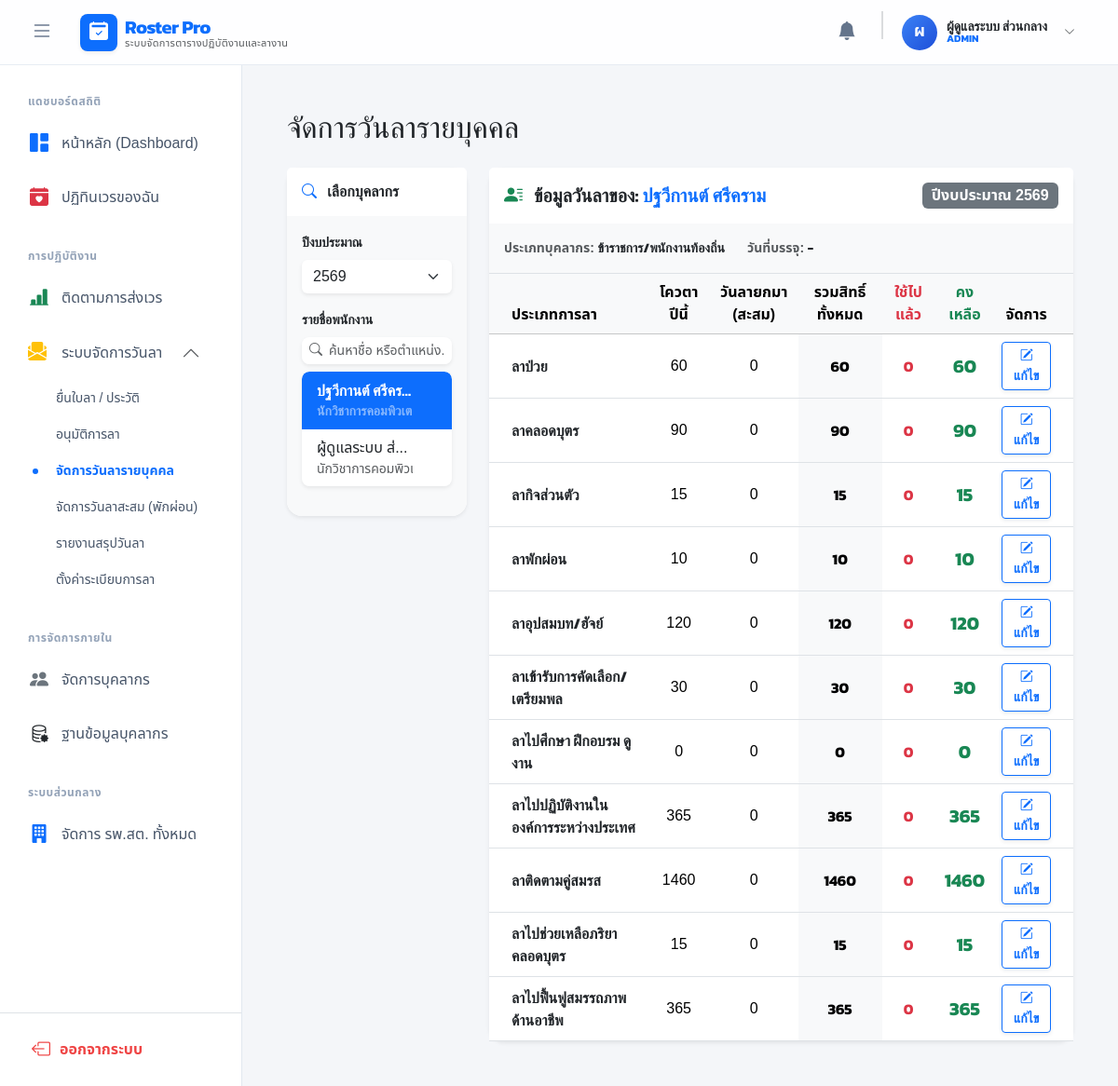
Page /index.php?c=leave&a=manage (signed in) on the committed database.
### tables this page shows
CREATE TABLE `users` (
  `id` int(11) NOT NULL,
  `hospital_id` int(11) DEFAULT NULL COMMENT 'รหัสหน่วยบริการ (NULL = แอดมินส่วนกลาง)',
  `name` varchar(100) NOT NULL,
  `phone` varchar(50) DEFAULT NULL,
  `username` varchar(50) NOT NULL,
  `password` varchar(255) NOT NULL,
  `role` enum('SUPERADMIN','ADMIN','DIRECTOR','SCHEDULER','STAFF','HR') NOT NULL DEFAULT 'STAFF',
  `is_active` tinyint(1) NOT NULL DEFAULT 1 COMMENT '1=Active, 0=Suspended',
  `position` varchar(100) DEFAULT NULL COMMENT 'ตำแหน่งการปฏิบัติงาน',
  `employee_type` enum('ข้าราชการ/พนักงานท้องถิ่น','พนักงานจ้างตามภารกิจ','พนักงานจ้างทั่วไป') NOT NULL DEFAULT 'ข้าราชการ/พนักงานท้องถิ่น',
  `start_date` date DEFAULT NULL COMMENT 'วันที่บรรจุ/เริ่มงาน',
  `type` varchar(100) DEFAULT NULL COMMENT 'วิชาชีพ/ตำแหน่ง',
  `position_number` varchar(50) DEFAULT NULL,
  `color_theme` varchar(20) DEFAULT 'primary',
  `sort_order` int(11) DEFAULT 0,
  `created_at` datetime DEFAULT current_timestamp(),
  `display_order` int(11) NOT NULL DEFAULT 0,
  `id_card` varchar(13) DEFAULT NULL,
  `pay_rate_id` int(11) DEFAULT NULL,
  `deleted_at` datetime DEFAULT NULL COMMENT 'เวลาที่ถูกลบ (Soft Delete)'
);

CREATE TABLE `leave_balances` (
  `id` int(11) NOT NULL,
  `user_id` int(11) NOT NULL COMMENT 'รหัสพนักงาน',
  `budget_year` int(4) NOT NULL COMMENT 'ปีงบประมาณ (เช่น 2024, 2025)',
  `leave_type_id` int(11) NOT NULL COMMENT 'อ้างอิง ID จากตาราง leave_quotas',
  `quota_days` int(11) NOT NULL COMMENT 'โควตาฐานของปีนี้ (เช่น 10 วัน)',
  `carried_over_days` int(11) NOT NULL DEFAULT 0 COMMENT 'วันลายกยอดมาจากปีก่อน (สะสม)',
  `used_days` decimal(4,1) NOT NULL DEFAULT 0.0 COMMENT 'จำนวนวันที่ใช้ไปแล้วในปีนี้',
  `updated_at` timestamp NOT NULL DEFAULT current_timestamp() ON UPDATE current_timestamp()
);

CREATE TABLE `leave_quotas` (
  `id` int(11) NOT NULL,
  `leave_type` varchar(100) NOT NULL,
  `max_days` decimal(5,1) NOT NULL DEFAULT 0.0,
  `calculation_type` enum('WORKING_DAYS','CALENDAR_DAYS') NOT NULL DEFAULT 'WORKING_DAYS' COMMENT 'นับวันทำการ หรือ นับรวมวันหยุด',
  `description` varchar(255) DEFAULT NULL
);

### models/UserModel.php (called while the page is built, shortened)
<?php
class UserModel {
    private $conn;
    private $table_name = "users";
    public function __construct($db) {
        $this->conn = $db;
        $this->conn->setAttribute(PDO::ATTR_ERRMODE, PDO::ERRMODE_EXCEPTION);
        $this->checkAndCreateColumns();
    }
    private function checkAndCreateColumns() {
        try {
            $stmt = $this->conn->query("SHOW COLUMNS FROM " . $this->table_name);
            $existing_columns = $stmt->fetchAll(PDO::FETCH_COLUMN);
            $required_columns = [
                'phone' => 'VARCHAR(20) NULL',
                'type' => 'VARCHAR(100) NULL',
                'color_theme' => "VARCHAR(20) DEFAULT 'primary'",
                'employee_type' => "VARCHAR(100) DEFAULT 'ข้าราชการ/พนักงานท้องถิ่น'",
                'start_date' => 'DATE NULL',
                'sort_order' => 'INT DEFAULT 0',
                'id_card' => 'VARCHAR(13) NULL',
                'position_number' => 'VARCHAR(50) NULL',
                'pay_rate_id' => 'INT NULL',
                'is_active' => "TINYINT(1) NOT NULL DEFAULT 1 COMMENT '1=Active, 0=Suspended'",
                'display_order' => "INT(11) DEFAULT 0",
                'deleted_at' => "DATETIME NULL DEFAULT NULL COMMENT 'เวลาที่ถูกลบ (Soft Delete)'"
            ];
        } catch (PDOException $e) {
            error_log("User Auto-migration failed: " . $e->getMessage());
        }
    }
    public function getUserById($id) {
        $query = "SELECT * FROM " . $this->table_name . " WHERE id = :id AND deleted_at IS NULL LIMIT 1";
        $stmt = $this->conn->prepare($query);
        $stmt->bindParam(':id', $id);
        $stmt->execute();
        return $stmt->fetch(PDO::FETCH_ASSOC);
    }
    public function getAllUsers() {
        $query = "SELECT u.*, h.name as hospital_name, p.name as pay_rate_name
                  FROM " . $this->table_name . " u
                  LEFT JOIN hospitals h ON u.hospital_id = h.id
                  LEFT JOIN pay_rates p ON u.pay_rate_id = p.id
                  WHERE u.deleted_at IS NULL
                  ORDER BY u.hospital_id ASC, u.display_order ASC";
        $stmt = $this->conn->prepare($query);
        $stmt->execute();
        return $stmt->fetchAll(PDO::FETCH_ASSOC);
    }
    public function getAllStaff($hospital_id = null) {
        if ($hospital_id) {
            return $this->getUsersByHospital($hospital_id);
        } else {
            return $this->getAllUsers();
        }
    }
}
?>

### views/leave/manage.php (the view, shortened to what this page needs)
<div class="container-fluid px-4">
    <h2 class="mt-4 mb-4">จัดการวันลารายบุคคล</h2>
    <div class="row">
        <div class="col-lg-3 mb-4">
            <div class="card shadow-sm border-0 rounded-4">
                <div class="card-header bg-white py-3 border-bottom-0">
                    <h6 class="mb-0 fw-bold"><i class="bi bi-search text-primary me-2"></i> เลือกบุคลากร</h6>
                </div>
                <div class="card-body bg-light rounded-bottom-4 p-2">
                    <form action="index.php" method="GET" class="mb-3 p-2">
                        <label class="form-label fw-bold" style="font-size: 14px;">ปีงบประมาณ</label>
                        <select name="year" class="form-select mb-3 shadow-sm border-0" onchange="this.form.submit()">
                            <?php
                                $current_y = (int)date('Y') + ((int)date('m') >= 10 ? 1 : 0);
                                for ($y = $current_y - 2; $y <= $current_y + 1; $y++) {
                                    $selected = ($y == $budget_year) ? 'selected' : '';
                                    echo "<option value=\"$y\" $selected>" . ($y + 543) . "</option>";
                                }
                            ?>
                        </select>
                        <label class="form-label fw-bold" style="font-size: 14px;">รายชื่อพนักงาน</label>
                        <div class="input-group input-group-sm mb-2 shadow-sm border-0 rounded-3 overflow-hidden">
                            <span class="input-group-text bg-white border-0 text-muted"><i class="bi bi-search"></i></span>
                            <input type="text" id="staffSearchManage" class="form-control border-0 ps-0" placeholder="ค้นหาชื่อ หรือตำแหน่ง...">
                        </div>
                        <div class="list-group list-group-flush shadow-sm rounded-3" id="staffListManage" style="max-height: 500px; overflow-y: auto;">
                            <?php foreach($staffs as $st): ?>
                                <button type="submit" name="user_id" value="<?= $st['id'] ?>" class="list-group-item list-group-item-action staff-item-manage <?= ($target_user_id == $st['id']) ? 'active fw-bold' : '' ?>">
                                    <div class="d-flex w-100 justify-content-between align-items-center">
                                        <div class="text-truncate staff-name-manage" style="max-width: 80%;">
                                            <?= htmlspecialchars($st['name']) ?>
                                            <div class="small staff-type-manage <?= ($target_user_id == $st['id']) ? 'text-white-50' : 'text-muted' ?>"><?= htmlspecialchars($st['type']) ?></div>
                                        </div>
                                    </div>
                                </button>
                            <?php endforeach; ?>
                        </div>
                    </form>
                </div>
            </div>
        </div>
        <div class="col-lg-9 mb-4">
            <?php if ($target_user): ?>
            <div class="card shadow-sm border-0 rounded-4">
                <div class="card-header bg-white py-3 border-bottom-0 d-flex justify-content-between align-items-center">
                    <h5 class="mb-0 fw-bold"><i class="bi bi-person-lines-fill text-success me-2"></i> ข้อมูลวันลาของ: <span class="text-primary"><?= htmlspecialchars($target_user['name']) ?></span></h5>
                    <span class="badge bg-secondary fs-6">ปีงบประมาณ <?= $budget_year + 543 ?></span>
                </div>
                <div class="card-body p-0">
                    <div class="bg-light p-3 border-bottom d-flex gap-4" style="font-size: 14px;">
                        <div><strong class="text-muted">ประเภทบุคลากร:</strong> <span class="fw-bold text-dark"><?= htmlspecialchars($target_user['employee_type'] ?? '-') ?></span></div>
                        <div><strong class="text-muted">วันที่บรรจุ:</strong> <span class="fw-bold text-dark"><?= !empty($target_user['start_date']) ? date('d/m/', strtotime($target_user['start_date'])).(date('Y', strtotime($target_user['start_date']))+543) : '-' ?></span></div>
                    </div>
                    <div class="table-responsive">
                        <table class="table table-hover align-middle mb-0 text-center">
                            <thead class="table-light text-muted">
                                <tr>
                                    <th class="text-start ps-4">ประเภทการลา</th>
                                    <th>โควตาปีนี้</th>
                                    <th>วันลายกมา (สะสม)</th>
                                    <th>รวมสิทธิ์ทั้งหมด</th>
                                    <th class="text-danger">ใช้ไปแล้ว</th>
                                    <th class="text-success">คงเหลือ</th>
                                    <th class="pe-4">จัดการ</th>
                                </tr>
                            </thead>
                            <tbody>
                                <?php if (empty($balances)): ?>
                                    <tr>
                                        <td colspan="7" class="py-5 text-muted">ไม่พบข้อมูลบัญชีวันลาในปีนี้</td>
                                    </tr>
                                <?php else: ?>
                                    <?php foreach ($balances as $b):
                                        $total = $b['quota_days'] + $b['carried_over_days'];
                                        $remain = $total - $b['used_days'];
                                    ?>
                                    <tr>
                                        <td class="text-start ps-4 fw-bold text-dark"><?= htmlspecialchars($b['leave_type_name']) ?></td>
                                        <td><?= floatval($b['quota_days']) ?></td>
                                        <td><?= floatval($b['carried_over_days']) ?></td>
                                        <td class="fw-bold bg-light"><?= floatval($total) ?></td>
                                        <td class="fw-bold text-danger"><?= floatval($b['used_days']) ?></td>
                                        <td class="fw-bold text-success fs-5"><?= floatval($remain) ?></td>
                                        <td class="pe-4">
                                            <button class="btn btn-sm btn-outline-primary fw-bold shadow-sm" data-bs-toggle="modal" data-bs-target="#editBalanceModal"
                                                data-id="<?= $b['id'] ?>"
                                                data-name="<?= htmlspecialchars($b['leave_type_name']) ?>"
                                                data-quota="<?= $b['quota_days'] ?>"
                                                data-carried="<?= $b['carried_over_days'] ?>"
                                                data-used="<?= $b['used_days'] ?>">
                                                <i class="bi bi-pencil-square"></i> แก้ไข
                                            </button>
                                        </td>
                                    </tr>
                                    <?php endforeach; ?>
                                <?php endif; ?>
                            </tbody>
                        </table>
                    </div>
                </div>
            </div>
            <?php endif; ?>
        </div>
    </div>
</div>

### views/layouts/header.php (style rules this page uses)
:root { --primary-color: #0d6efd; --sidebar-bg: #ffffff; --navbar-height: 70px; }
body { font-family: 'Noto Sans Thai', sans-serif; background-color: #f4f6f9; height: 100vh; overflow: hidden; margin: 0; padding: 0; -webkit-font-smoothing: antialiased; }
h1, h2, h3, h4, h5, h6, .fw-bold { font-family: 'Kanit', sans-serif; }

### rows in the picture
users: $st['id'] 8 (drawn), name "ปฐวีกานต์ ศรีคร…", type "นักวิชาการคอมพิว…", name "ปฐวีกานต์ ศรีคราม", employee_type "ข้าราชการ/พนักงานท้องถิ่น"
users: $st['id'] 1 (drawn), name "ผู้ดูแลระบบ ส่…", type "นักวิชาการคอม…"
leave_balances: leave_quotas.leave_type "ลาป่วย", quota_days "60", carried_over_days "0", used_days "0"
leave_balances: leave_quotas.leave_type "ลาคลอดบุตร", quota_days "90", carried_over_days "0", used_days "0"
leave_balances: leave_quotas.leave_type "ลากิจส่วนตัว", quota_days "15", carried_over_days "0", used_days "0"
leave_balances: leave_quotas.leave_type "ลาพักผ่อน", quota_days "10", carried_over_days "0", used_days "0"
leave_balances: leave_quotas.leave_type "ลาอุปสมบท/ฮัจย์", quota_days "120", carried_over_days "0", used_days "0"
leave_balances: leave_quotas.leave_type "ลาเข้ารับการคัดเลือก/เตรียมพล", quota_days "30", carried_over_days "0", used_days "0"
leave_balances: leave_quotas.leave_type "ลาไปศึกษา ฝึกอบรม ดูงาน", quota_days "0", carried_over_days "0", used_days "0"
leave_balances: leave_quotas.leave_type "ลาไปปฏิบัติงานในองค์การระหว่างประเทศ", quota_days "365", carried_over_days "0", used_days "0"
leave_balances: leave_quotas.leave_type "ลาติดตามคู่สมรส", quota_days "1460", carried_over_days "0", used_days "0"
leave_balances: leave_quotas.leave_type "ลาไปช่วยเหลือภริยาคลอดบุตร", quota_days "15", carried_over_days "0", used_days "0"
leave_balances: leave_quotas.leave_type "ลาไปฟื้นฟูสมรรถภาพด้านอาชีพ", quota_days "365", carried_over_days "0", used_days "0"

### other values in the picture
$app_name "Roster Pro"
$app_subtitle "ระบบจัดการตารางปฏิบัติงานและลางาน"
mb_substr($_SESSION['user']['name'], 0, 1, 'UTF-8') "ผ"
$_SESSION['user']['name'] "ผู้ดูแลระบบ ส่วนกลาง"
$_SESSION['user']['role'] "ADMIN"
$budget_year + 543 "2569"
form field year "2569"
